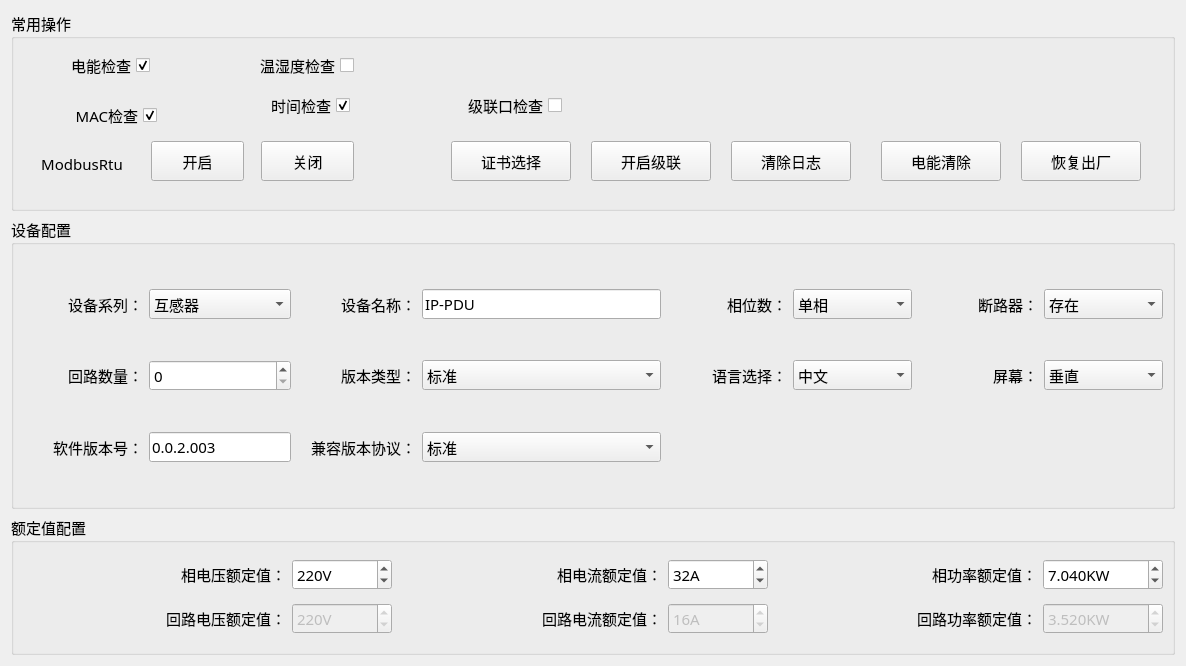
<?xml version="1.0" encoding="UTF-8"?>
<ui version="4.0">
 <class>Home_DevWid</class>
 <widget class="QWidget" name="Home_DevWid">
  <property name="geometry">
   <rect>
    <x>0</x>
    <y>0</y>
    <width>1186</width>
    <height>666</height>
   </rect>
  </property>
  <property name="font">
   <font>
    <family>微软雅黑</family>
    <pointsize>11</pointsize>
   </font>
  </property>
  <property name="windowTitle">
   <string>Form</string>
  </property>
  <layout class="QGridLayout" name="gridLayout_4">
   <item row="1" column="0">
    <widget class="QGroupBox" name="groupBox_4">
     <property name="sizePolicy">
      <sizepolicy hsizetype="Expanding" vsizetype="Preferred">
       <horstretch>0</horstretch>
       <verstretch>0</verstretch>
      </sizepolicy>
     </property>
     <property name="font">
      <font>
       <family>微软雅黑</family>
       <pointsize>11</pointsize>
      </font>
     </property>
     <property name="title">
      <string>设备配置</string>
     </property>
     <layout class="QGridLayout" name="gridLayout_3">
      <item row="0" column="7">
       <widget class="QLabel" name="label_28">
        <property name="text">
         <string>断路器：</string>
        </property>
        <property name="alignment">
         <set>Qt::AlignRight|Qt::AlignTrailing|Qt::AlignVCenter</set>
        </property>
       </widget>
      </item>
      <item row="1" column="3" colspan="2">
       <widget class="QComboBox" name="standardBox">
        <property name="sizePolicy">
         <sizepolicy hsizetype="Minimum" vsizetype="Fixed">
          <horstretch>0</horstretch>
          <verstretch>0</verstretch>
         </sizepolicy>
        </property>
        <item>
         <property name="text">
          <string>标准</string>
         </property>
        </item>
        <item>
         <property name="text">
          <string>中性</string>
         </property>
        </item>
        <item>
         <property name="text">
          <string>定制</string>
         </property>
        </item>
       </widget>
      </item>
      <item row="0" column="8">
       <widget class="QComboBox" name="breakerBox">
        <property name="sizePolicy">
         <sizepolicy hsizetype="Minimum" vsizetype="Fixed">
          <horstretch>0</horstretch>
          <verstretch>0</verstretch>
         </sizepolicy>
        </property>
        <property name="currentIndex">
         <number>1</number>
        </property>
        <item>
         <property name="text">
          <string>没有</string>
         </property>
        </item>
        <item>
         <property name="text">
          <string>存在</string>
         </property>
        </item>
       </widget>
      </item>
      <item row="0" column="5">
       <widget class="QLabel" name="label_8">
        <property name="text">
         <string>相位数：</string>
        </property>
        <property name="alignment">
         <set>Qt::AlignRight|Qt::AlignTrailing|Qt::AlignVCenter</set>
        </property>
       </widget>
      </item>
      <item row="2" column="2">
       <widget class="QLabel" name="label">
        <property name="text">
         <string>兼容版本协议：</string>
        </property>
        <property name="alignment">
         <set>Qt::AlignRight|Qt::AlignTrailing|Qt::AlignVCenter</set>
        </property>
       </widget>
      </item>
      <item row="0" column="0">
       <widget class="QLabel" name="label_20">
        <property name="text">
         <string>设备系列：</string>
        </property>
        <property name="alignment">
         <set>Qt::AlignRight|Qt::AlignTrailing|Qt::AlignVCenter</set>
        </property>
       </widget>
      </item>
      <item row="1" column="2">
       <widget class="QLabel" name="label_22">
        <property name="text">
         <string>版本类型：</string>
        </property>
        <property name="alignment">
         <set>Qt::AlignRight|Qt::AlignTrailing|Qt::AlignVCenter</set>
        </property>
       </widget>
      </item>
      <item row="2" column="0">
       <widget class="QLabel" name="label_25">
        <property name="text">
         <string>软件版本号：</string>
        </property>
        <property name="alignment">
         <set>Qt::AlignRight|Qt::AlignTrailing|Qt::AlignVCenter</set>
        </property>
       </widget>
      </item>
      <item row="0" column="2">
       <widget class="QLabel" name="label_26">
        <property name="text">
         <string>设备名称：</string>
        </property>
        <property name="alignment">
         <set>Qt::AlignRight|Qt::AlignTrailing|Qt::AlignVCenter</set>
        </property>
       </widget>
      </item>
      <item row="1" column="8">
       <widget class="QComboBox" name="vhBox">
        <property name="sizePolicy">
         <sizepolicy hsizetype="Minimum" vsizetype="Fixed">
          <horstretch>0</horstretch>
          <verstretch>0</verstretch>
         </sizepolicy>
        </property>
        <item>
         <property name="text">
          <string>垂直</string>
         </property>
        </item>
        <item>
         <property name="text">
          <string>水平</string>
         </property>
        </item>
       </widget>
      </item>
      <item row="1" column="0">
       <widget class="QLabel" name="label_27">
        <property name="text">
         <string>回路数量：</string>
        </property>
        <property name="alignment">
         <set>Qt::AlignRight|Qt::AlignTrailing|Qt::AlignVCenter</set>
        </property>
       </widget>
      </item>
      <item row="0" column="3" colspan="2">
       <widget class="QLineEdit" name="typeEdit">
        <property name="sizePolicy">
         <sizepolicy hsizetype="Minimum" vsizetype="Fixed">
          <horstretch>0</horstretch>
          <verstretch>0</verstretch>
         </sizepolicy>
        </property>
        <property name="maximumSize">
         <size>
          <width>16777215</width>
          <height>16777215</height>
         </size>
        </property>
        <property name="text">
         <string>IP-PDU</string>
        </property>
       </widget>
      </item>
      <item row="1" column="1">
       <widget class="QSpinBox" name="loopNumBox">
        <property name="sizePolicy">
         <sizepolicy hsizetype="Minimum" vsizetype="Fixed">
          <horstretch>0</horstretch>
          <verstretch>0</verstretch>
         </sizepolicy>
        </property>
        <property name="value">
         <number>0</number>
        </property>
       </widget>
      </item>
      <item row="1" column="6">
       <widget class="QComboBox" name="languageBox">
        <property name="sizePolicy">
         <sizepolicy hsizetype="Minimum" vsizetype="Fixed">
          <horstretch>0</horstretch>
          <verstretch>0</verstretch>
         </sizepolicy>
        </property>
        <item>
         <property name="text">
          <string>中文</string>
         </property>
        </item>
        <item>
         <property name="text">
          <string>英文</string>
         </property>
        </item>
       </widget>
      </item>
      <item row="2" column="1">
       <widget class="QLineEdit" name="fwEdit">
        <property name="sizePolicy">
         <sizepolicy hsizetype="Minimum" vsizetype="Fixed">
          <horstretch>0</horstretch>
          <verstretch>0</verstretch>
         </sizepolicy>
        </property>
        <property name="maximumSize">
         <size>
          <width>16777215</width>
          <height>16777215</height>
         </size>
        </property>
        <property name="text">
         <string>0.0.2.003</string>
        </property>
       </widget>
      </item>
      <item row="1" column="7">
       <widget class="QLabel" name="label_16">
        <property name="text">
         <string>屏幕：</string>
        </property>
        <property name="alignment">
         <set>Qt::AlignRight|Qt::AlignTrailing|Qt::AlignVCenter</set>
        </property>
       </widget>
      </item>
      <item row="1" column="5">
       <widget class="QLabel" name="label_29">
        <property name="text">
         <string>语言选择：</string>
        </property>
        <property name="alignment">
         <set>Qt::AlignRight|Qt::AlignTrailing|Qt::AlignVCenter</set>
        </property>
       </widget>
      </item>
      <item row="0" column="6">
       <widget class="QComboBox" name="lineNumBox">
        <property name="sizePolicy">
         <sizepolicy hsizetype="Minimum" vsizetype="Fixed">
          <horstretch>0</horstretch>
          <verstretch>0</verstretch>
         </sizepolicy>
        </property>
        <item>
         <property name="text">
          <string>单相</string>
         </property>
        </item>
        <item>
         <property name="text">
          <string>三相</string>
         </property>
        </item>
       </widget>
      </item>
      <item row="0" column="1">
       <widget class="QComboBox" name="devspecBox">
        <property name="sizePolicy">
         <sizepolicy hsizetype="Minimum" vsizetype="Fixed">
          <horstretch>0</horstretch>
          <verstretch>0</verstretch>
         </sizepolicy>
        </property>
        <item>
         <property name="text">
          <string>互感器</string>
         </property>
        </item>
        <item>
         <property name="text">
          <string>32A小锰铜</string>
         </property>
        </item>
        <item>
         <property name="text">
          <string>直流</string>
         </property>
        </item>
       </widget>
      </item>
      <item row="2" column="3" colspan="2">
       <widget class="QComboBox" name="protocolBox">
        <property name="sizePolicy">
         <sizepolicy hsizetype="Minimum" vsizetype="Fixed">
          <horstretch>0</horstretch>
          <verstretch>0</verstretch>
         </sizepolicy>
        </property>
        <item>
         <property name="text">
          <string>标准</string>
         </property>
        </item>
        <item>
         <property name="text">
          <string>兼容V3协议</string>
         </property>
        </item>
        <item>
         <property name="text">
          <string>兼容V1协议</string>
         </property>
        </item>
        <item>
         <property name="text">
          <string>华为ECC</string>
         </property>
        </item>
       </widget>
      </item>
     </layout>
    </widget>
   </item>
   <item row="2" column="0">
    <widget class="QGroupBox" name="groupBox_2">
     <property name="maximumSize">
      <size>
       <width>16777215</width>
       <height>140</height>
      </size>
     </property>
     <property name="title">
      <string>额定值配置</string>
     </property>
     <layout class="QGridLayout" name="gridLayout_2">
      <item row="0" column="3">
       <widget class="QSpinBox" name="lineCurBox">
        <property name="maximumSize">
         <size>
          <width>16777215</width>
          <height>16777215</height>
         </size>
        </property>
        <property name="suffix">
         <string>A</string>
        </property>
        <property name="value">
         <number>32</number>
        </property>
       </widget>
      </item>
      <item row="0" column="1">
       <widget class="QSpinBox" name="lineVolBox">
        <property name="maximumSize">
         <size>
          <width>16777215</width>
          <height>16777215</height>
         </size>
        </property>
        <property name="suffix">
         <string>V</string>
        </property>
        <property name="minimum">
         <number>0</number>
        </property>
        <property name="maximum">
         <number>600</number>
        </property>
        <property name="value">
         <number>220</number>
        </property>
       </widget>
      </item>
      <item row="0" column="0">
       <widget class="QLabel" name="label_10">
        <property name="text">
         <string>相电压额定值：</string>
        </property>
        <property name="alignment">
         <set>Qt::AlignRight|Qt::AlignTrailing|Qt::AlignVCenter</set>
        </property>
       </widget>
      </item>
      <item row="0" column="5">
       <widget class="QDoubleSpinBox" name="linePowBox">
        <property name="maximumSize">
         <size>
          <width>16777215</width>
          <height>16777215</height>
         </size>
        </property>
        <property name="prefix">
         <string/>
        </property>
        <property name="suffix">
         <string>KW</string>
        </property>
        <property name="decimals">
         <number>3</number>
        </property>
        <property name="value">
         <double>7.040000000000000</double>
        </property>
       </widget>
      </item>
      <item row="1" column="0">
       <widget class="QLabel" name="label_13">
        <property name="text">
         <string>回路电压额定值：</string>
        </property>
        <property name="alignment">
         <set>Qt::AlignRight|Qt::AlignTrailing|Qt::AlignVCenter</set>
        </property>
       </widget>
      </item>
      <item row="1" column="5">
       <widget class="QDoubleSpinBox" name="loopPowBox">
        <property name="enabled">
         <bool>false</bool>
        </property>
        <property name="maximumSize">
         <size>
          <width>120</width>
          <height>16777215</height>
         </size>
        </property>
        <property name="suffix">
         <string>KW</string>
        </property>
        <property name="decimals">
         <number>3</number>
        </property>
        <property name="value">
         <double>3.520000000000000</double>
        </property>
       </widget>
      </item>
      <item row="1" column="4">
       <widget class="QLabel" name="label_14">
        <property name="text">
         <string>回路功率额定值：</string>
        </property>
        <property name="alignment">
         <set>Qt::AlignRight|Qt::AlignTrailing|Qt::AlignVCenter</set>
        </property>
       </widget>
      </item>
      <item row="0" column="4">
       <widget class="QLabel" name="label_12">
        <property name="text">
         <string>相功率额定值：</string>
        </property>
        <property name="alignment">
         <set>Qt::AlignRight|Qt::AlignTrailing|Qt::AlignVCenter</set>
        </property>
       </widget>
      </item>
      <item row="1" column="1">
       <widget class="QSpinBox" name="loopVolBox">
        <property name="enabled">
         <bool>false</bool>
        </property>
        <property name="maximumSize">
         <size>
          <width>100</width>
          <height>16777215</height>
         </size>
        </property>
        <property name="suffix">
         <string>V</string>
        </property>
        <property name="prefix">
         <string/>
        </property>
        <property name="maximum">
         <number>600</number>
        </property>
        <property name="value">
         <number>220</number>
        </property>
       </widget>
      </item>
      <item row="1" column="3">
       <widget class="QSpinBox" name="loopCurBox">
        <property name="enabled">
         <bool>false</bool>
        </property>
        <property name="maximumSize">
         <size>
          <width>100</width>
          <height>16777215</height>
         </size>
        </property>
        <property name="suffix">
         <string>A</string>
        </property>
        <property name="value">
         <number>16</number>
        </property>
       </widget>
      </item>
      <item row="0" column="2">
       <widget class="QLabel" name="label_11">
        <property name="text">
         <string>相电流额定值：</string>
        </property>
        <property name="alignment">
         <set>Qt::AlignRight|Qt::AlignTrailing|Qt::AlignVCenter</set>
        </property>
       </widget>
      </item>
      <item row="1" column="2">
       <widget class="QLabel" name="label_15">
        <property name="text">
         <string>回路电流额定值：</string>
        </property>
        <property name="alignment">
         <set>Qt::AlignRight|Qt::AlignTrailing|Qt::AlignVCenter</set>
        </property>
       </widget>
      </item>
     </layout>
    </widget>
   </item>
   <item row="0" column="0">
    <widget class="QGroupBox" name="groupBox_1">
     <property name="maximumSize">
      <size>
       <width>16777215</width>
       <height>200</height>
      </size>
     </property>
     <property name="title">
      <string>常用操作</string>
     </property>
     <widget class="QLabel" name="label_21">
      <property name="geometry">
       <rect>
        <x>20</x>
        <y>133</y>
        <width>102</width>
        <height>40</height>
       </rect>
      </property>
      <property name="text">
       <string>ModbusRtu</string>
      </property>
      <property name="alignment">
       <set>Qt::AlignCenter</set>
      </property>
     </widget>
     <widget class="QPushButton" name="rtuEnBtn">
      <property name="geometry">
       <rect>
        <x>140</x>
        <y>130</y>
        <width>93</width>
        <height>40</height>
       </rect>
      </property>
      <property name="minimumSize">
       <size>
        <width>0</width>
        <height>35</height>
       </size>
      </property>
      <property name="maximumSize">
       <size>
        <width>120</width>
        <height>16777215</height>
       </size>
      </property>
      <property name="text">
       <string>开启</string>
      </property>
     </widget>
     <widget class="QPushButton" name="rtuDisenBtn">
      <property name="geometry">
       <rect>
        <x>250</x>
        <y>130</y>
        <width>93</width>
        <height>40</height>
       </rect>
      </property>
      <property name="minimumSize">
       <size>
        <width>0</width>
        <height>35</height>
       </size>
      </property>
      <property name="maximumSize">
       <size>
        <width>120</width>
        <height>16777215</height>
       </size>
      </property>
      <property name="text">
       <string>关闭</string>
      </property>
     </widget>
     <widget class="QPushButton" name="logBtn">
      <property name="geometry">
       <rect>
        <x>720</x>
        <y>130</y>
        <width>120</width>
        <height>40</height>
       </rect>
      </property>
      <property name="minimumSize">
       <size>
        <width>0</width>
        <height>35</height>
       </size>
      </property>
      <property name="text">
       <string>清除日志</string>
      </property>
     </widget>
     <widget class="QPushButton" name="eleClearBtn">
      <property name="geometry">
       <rect>
        <x>870</x>
        <y>130</y>
        <width>120</width>
        <height>40</height>
       </rect>
      </property>
      <property name="minimumSize">
       <size>
        <width>0</width>
        <height>35</height>
       </size>
      </property>
      <property name="text">
       <string>电能清除</string>
      </property>
     </widget>
     <widget class="QPushButton" name="cascadeBtn">
      <property name="geometry">
       <rect>
        <x>580</x>
        <y>130</y>
        <width>120</width>
        <height>40</height>
       </rect>
      </property>
      <property name="minimumSize">
       <size>
        <width>0</width>
        <height>35</height>
       </size>
      </property>
      <property name="text">
       <string>开启级联</string>
      </property>
     </widget>
     <widget class="QPushButton" name="factoryBtn">
      <property name="geometry">
       <rect>
        <x>1010</x>
        <y>130</y>
        <width>120</width>
        <height>40</height>
       </rect>
      </property>
      <property name="minimumSize">
       <size>
        <width>0</width>
        <height>35</height>
       </size>
      </property>
      <property name="text">
       <string>恢复出厂</string>
      </property>
     </widget>
     <widget class="QCheckBox" name="timeBox">
      <property name="geometry">
       <rect>
        <x>240</x>
        <y>80</y>
        <width>99</width>
        <height>28</height>
       </rect>
      </property>
      <property name="sizePolicy">
       <sizepolicy hsizetype="Preferred" vsizetype="Preferred">
        <horstretch>0</horstretch>
        <verstretch>0</verstretch>
       </sizepolicy>
      </property>
      <property name="layoutDirection">
       <enum>Qt::RightToLeft</enum>
      </property>
      <property name="text">
       <string>时间检查</string>
      </property>
      <property name="checked">
       <bool>true</bool>
      </property>
     </widget>
     <widget class="QCheckBox" name="macBox">
      <property name="geometry">
       <rect>
        <x>40</x>
        <y>90</y>
        <width>106</width>
        <height>28</height>
       </rect>
      </property>
      <property name="sizePolicy">
       <sizepolicy hsizetype="Preferred" vsizetype="Preferred">
        <horstretch>0</horstretch>
        <verstretch>0</verstretch>
       </sizepolicy>
      </property>
      <property name="layoutDirection">
       <enum>Qt::RightToLeft</enum>
      </property>
      <property name="text">
       <string>MAC检查</string>
      </property>
      <property name="checked">
       <bool>true</bool>
      </property>
     </widget>
     <widget class="QCheckBox" name="sersor">
      <property name="geometry">
       <rect>
        <x>190</x>
        <y>40</y>
        <width>153</width>
        <height>28</height>
       </rect>
      </property>
      <property name="sizePolicy">
       <sizepolicy hsizetype="Preferred" vsizetype="Preferred">
        <horstretch>0</horstretch>
        <verstretch>0</verstretch>
       </sizepolicy>
      </property>
      <property name="layoutDirection">
       <enum>Qt::RightToLeft</enum>
      </property>
      <property name="text">
       <string>温湿度检查</string>
      </property>
      <property name="checked">
       <bool>false</bool>
      </property>
     </widget>
     <widget class="QCheckBox" name="linkBox">
      <property name="geometry">
       <rect>
        <x>420</x>
        <y>80</y>
        <width>131</width>
        <height>28</height>
       </rect>
      </property>
      <property name="sizePolicy">
       <sizepolicy hsizetype="Preferred" vsizetype="Preferred">
        <horstretch>0</horstretch>
        <verstretch>0</verstretch>
       </sizepolicy>
      </property>
      <property name="layoutDirection">
       <enum>Qt::RightToLeft</enum>
      </property>
      <property name="text">
       <string>级联口检查</string>
      </property>
      <property name="checked">
       <bool>false</bool>
      </property>
     </widget>
     <widget class="QPushButton" name="tlsBtn">
      <property name="geometry">
       <rect>
        <x>440</x>
        <y>130</y>
        <width>120</width>
        <height>40</height>
       </rect>
      </property>
      <property name="minimumSize">
       <size>
        <width>0</width>
        <height>35</height>
       </size>
      </property>
      <property name="text">
       <string>证书选择</string>
      </property>
     </widget>
     <widget class="QCheckBox" name="eleBox">
      <property name="geometry">
       <rect>
        <x>40</x>
        <y>40</y>
        <width>99</width>
        <height>28</height>
       </rect>
      </property>
      <property name="sizePolicy">
       <sizepolicy hsizetype="Preferred" vsizetype="Preferred">
        <horstretch>0</horstretch>
        <verstretch>0</verstretch>
       </sizepolicy>
      </property>
      <property name="layoutDirection">
       <enum>Qt::RightToLeft</enum>
      </property>
      <property name="text">
       <string>电能检查</string>
      </property>
      <property name="checked">
       <bool>true</bool>
      </property>
     </widget>
    </widget>
   </item>
  </layout>
 </widget>
 <resources/>
 <connections/>
</ui>
